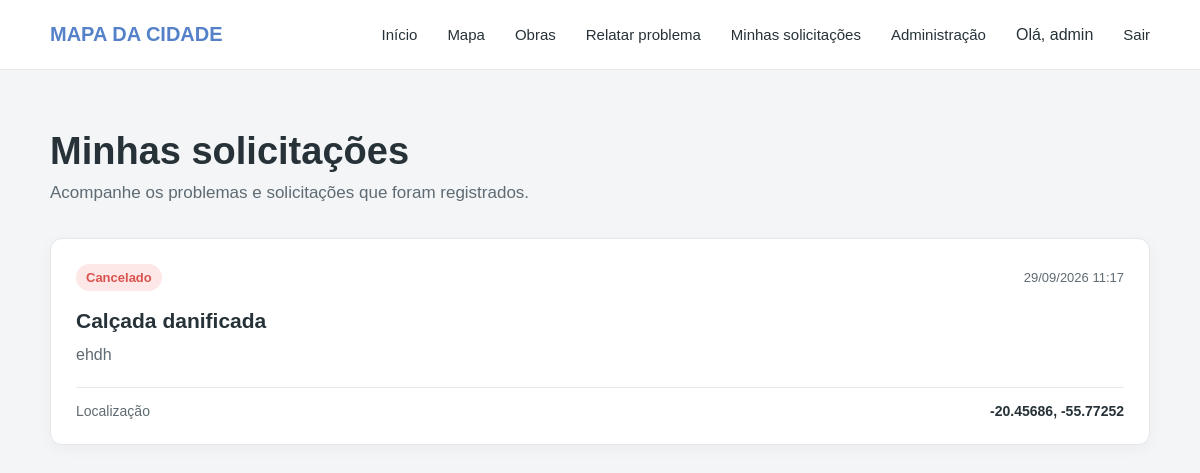
The app's page /solicitacoes (signed in), older data.
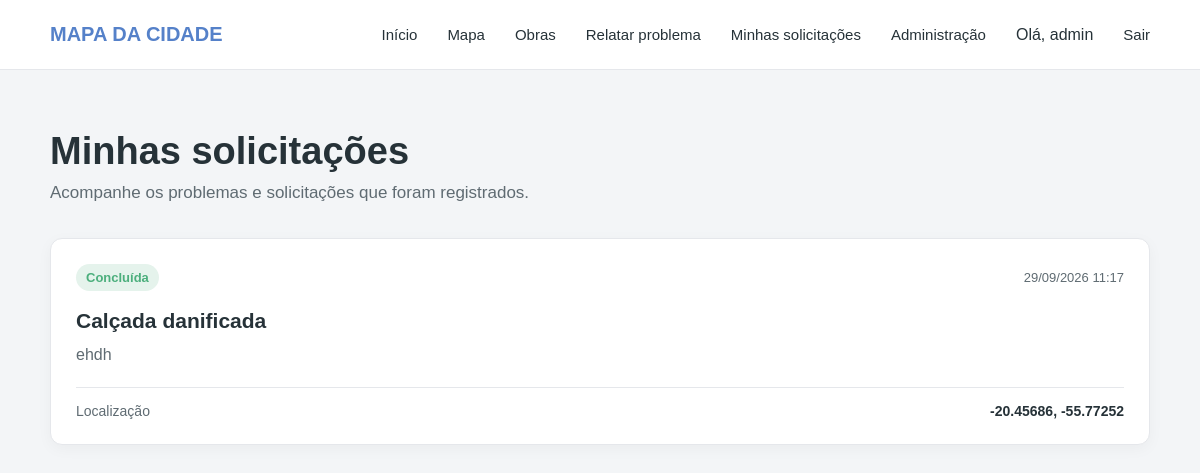
The same page, newer data.
### tables this page shows
CREATE TABLE relatos (
            id INTEGER PRIMARY KEY AUTOINCREMENT,
            tipo TEXT NOT NULL,
            descricao TEXT NOT NULL,
            latitude REAL NOT NULL,
            longitude REAL NOT NULL,
            status TEXT NOT NULL DEFAULT 'Em análise',
            data TEXT NOT NULL
        , usuario_id INTEGER, rua TEXT, bairro TEXT);

### app.py (the view)
@app.route("/solicitacoes")
def solicitacoes():
    usuario_id = session.get("usuario_id")
    conexao = sqlite3.connect("mapa_cidade.db")
    conexao.row_factory = sqlite3.Row
    cursor = conexao.cursor()
    if usuario_id:
        cursor.execute("""
            SELECT *
            FROM relatos
            WHERE usuario_id = ?
            ORDER BY id DESC
        """, (usuario_id,))
    else:
        conexao.close()
        return render_template(
            "solicitacoes.html",
            relatos=[]
        )
    relatos = cursor.fetchall()
    dados = []
    for relato in relatos:
        cursor.execute("""
            SELECT arquivo
            FROM fotos
            WHERE relato_id = ?
        """, (relato["id"],))
        fotos = cursor.fetchall()
        dados.append({
            "relato": relato,
            "fotos": fotos
        })
    conexao.close()
    return render_template(
        "solicitacoes.html",
        relatos=dados
    )

### templates/solicitacoes.html (shortened to what this page needs)
<!DOCTYPE html>
<html lang="pt-br">
<head>
    <link rel="stylesheet" href="{{ url_for('static', filename='css/solicitacoes.css') }}">
</head>
<body>
    <header class="header">
        <div class="logo">
            MAPA DA CIDADE
        </div>
        <nav class="menu">
            <a href="/">Início</a>
            <a href="/mapa">Mapa</a>
            <a href="/obras">Obras</a>
            <a href="/relatar">Relatar problema</a>
            <a href="/solicitacoes">Minhas solicitações</a>
            {% if session.get("usuario_id") %}
                {% if session.get("usuario_perfil") == "admin" %}
                    <a href="/admin">
                        Administração
                    </a>
                {% endif %}
                <span class="usuario">
                    Olá, {{ session.get("usuario_nome") }}
                </span>
                <a href="/logout">
                    Sair
                </a>
            {% else %}
                <a href="/login">
                    Entrar
                </a>
            {% endif %}
        </nav>
    </header>
    <main>
        <section class="titulo">
            <h1>Minhas solicitações</h1>
            <p>
                Acompanhe os problemas e solicitações que foram registrados.
            </p>
        </section>
        <section class="lista-solicitacoes">
            {% if relatos %}
                {% for item in relatos %}
                    <div class="card-solicitacao">
                        <div class="topo-card">
                            <span class="status
                                {% if item['relato']['status'] == 'Em análise' %}
                                    status-analise
                                {% elif item['relato']['status'] == 'Em andamento' %}
                                    status-andamento
                                {% elif item['relato']['status'] == 'Concluída' %}
                                    status-concluida
                                {% elif item['relato']['status'] == 'Cancelado' %}
                                    status-cancelado
                                {% endif %}
                            ">
                                {{ item["relato"]["status"] }}
                            </span>
                            <span class="data">
                                {{ item["relato"]["data"] }}
                            </span>
                        </div>
                        <h2>
                            {{ item["relato"]["tipo"] }}
                        </h2>
                        <p class="descricao">
                            {{ item["relato"]["descricao"] }}
                        </p>
                        <div class="localizacao">
                            <span>
                                Localização
                            </span>
                            <strong>
                                {{ "%.5f"|format(item["relato"]["latitude"]|float) }},
                                {{ "%.5f"|format(item["relato"]["longitude"]|float) }}
                            </strong>
                        </div>
                    </div>
                {% endfor %}
            {% endif %}
        </section>
    </main>
</body>
</html>

Row changes from the older to the newer data that the page shows:
changed relatos "Calçada danificada": status "Cancelado" → "Concluída" (drawn)
Text that changed along with them:
new list line: "Concluída 29/09/2026 11:17 Calçada danificada ehdh -20.45686 -55.77252"
new list line: "Localização ,"
list line gone: "Cancelado 29/09/2026 11:17 Calçada danificada ehdh -20.45686 -55.77252"
list line gone: "Localização ,"
